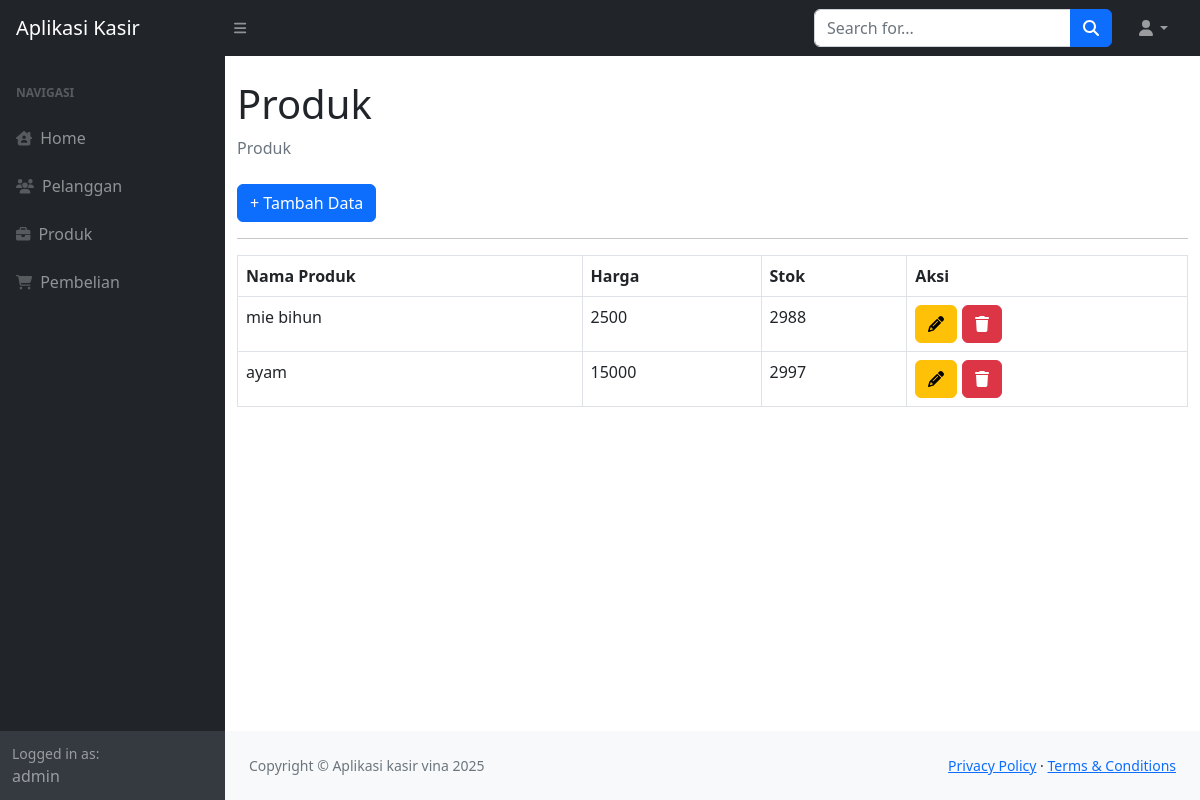
The app's page /index.php?page=produk (signed in) with its own data.
### tables this page shows
CREATE TABLE `produk` (
  `id_produk` int(11) NOT NULL,
  `nama_produk` varchar(255) DEFAULT NULL,
  `harga` int(11) DEFAULT NULL,
  `stok` int(11) DEFAULT NULL
);

### produk.php (the view)
<div class="container-fluid">
    <h1 class="mt-4">Produk</h1>
    <ol class="breadcrumb mb-4">
        <li class="breadcrumb-item active">Produk</li>
    </ol>
    <a href="?page=produk_tambah" class="btn btn-primary">+ Tambah Data</a>
    <hr>
    <table class="table table-bordered">
        <tr>
            <th>Nama Produk</th>
            <th>Harga</th>
            <th>Stok</th>
            <th>Aksi</th>
        </tr>
        <?php
            $query = mysqli_query($koneksi, "SELECT*FROM produk");
            while($data = mysqli_fetch_array($query)){
                ?>
                <tr>
                    <td><?php echo $data['nama_produk']; ?></td>
                    <td><?php echo $data['harga']; ?></td>
                    <td><?php echo $data['stok']; ?></td>
                    <td>
                        <a href="?page=produk_ubah&&id=<?php echo $data['id_produk']; ?>" class="btn btn-warning" title="Ubah"><i class="fa fa-pencil"></i></a>
                        <a href="?page=produk_hapus&&id=<?php echo $data['id_produk']; ?>" class="btn btn-danger" title="Hapus"><i class="fa fa-trash"></i></a>
                    </td>
                </tr>
                <?php
            }
        ?>
    </table>
</div>

### records on screen
produk: nama_produk "mie bihun", harga "2500", stok "2988"
produk: nama_produk "ayam", harga "15000", stok "2997"

### other values on screen
$_SESSION['user']['nama'] "admin"
